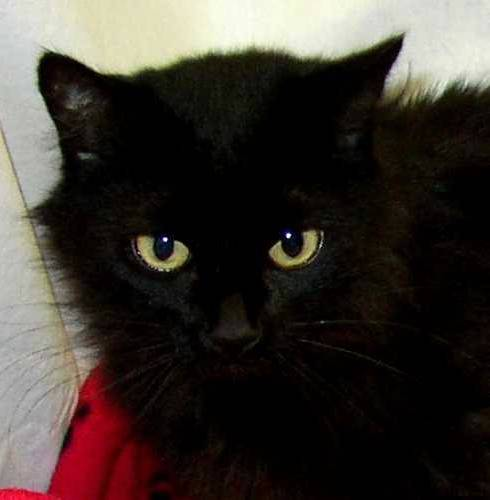
#> input picture data/cats_Vs_dogs/train/cat.1500.jpg, 490 x 500 px
$ jupyter execute --allow-errors 03-Supervised_Learning.ipynb   (shell and % lines are left out)   (Python 2 division)
#> lines starting #> are read from the running program, lines starting #| are printed output that depends on the picture
# Supervised Learning

In supervised learning we are trying to learn a model that maps input X to output Y, Y=f(X).
Both X and Y can have many different characteristics.

## Linear Regression

We will generate a simple dataset, y=3.2*x+1.3+eps

[cell 1]
import numpy as np
import random
from matplotlib import pyplot as plt

[cell 2]
x=np.random.random((200,1))*20
y=3.2*x+1.3+(-5+np.random.random((200,1))*10)

[cell 3]
plt.scatter(x,y)
plt.show()
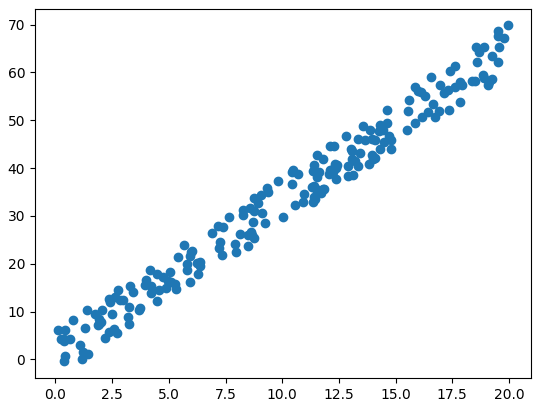
#> figure drawn by matplotlib, 1 panel

Our function is in the form of y=Wx+b, where x,y are constant, and W,b are the function parameters.

Let's try to estimate the parameters:
Let w=3 and b=1.5 for our first model and w=3.5 and b=0.9 for another model

[cell 4]
prediction1=3*x+1.5
prediction2=3.5*x+0.9

[cell 5]
plt.scatter(x,y)
plt.plot(x,prediction1,'r-')
plt.plot(x,prediction2,'g-')
plt.show()
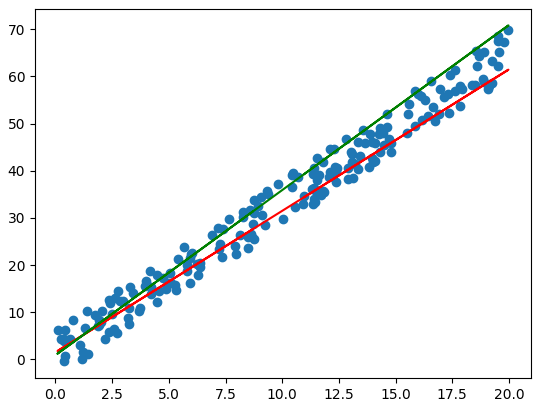
#> figure drawn by matplotlib, 1 panel

Which model is better? How can we estimate the "goodness" of a model?

MSE=Mean Square Error

[cell 6]
mse1=np.mean(np.square(prediction1-y))
print "MSE1 value=",mse1
mse2=np.mean(np.square(prediction2-y))
print "MSE2 value=",mse2

[cell 7]
A = np.concatenate([x,np.ones_like(x)],axis=1)
w, b = np.linalg.lstsq(A, y)[0]
print w,b

[cell 8]
A.shape

[cell 9]
prediction3=w*x+b

[cell 10]
MSE_MIN=np.mean(np.square(prediction3-y))
print "MSE_MIN value=",MSE_MIN

## Cats Vs. Dogs

### Data Preparation

[cell 11]
from skimage import io, transform,color,img_as_ubyte
import glob
import pickle
from sklearn import linear_model
import os


LOAD_DATA=True

IMG_SHAPE=(50,50,3)
IMG_SIZE=IMG_SHAPE[0]*IMG_SHAPE[1]*IMG_SHAPE[2]

### Examine Data

[cell 12]
files=glob.glob('../data/cats_Vs_dogs/train/*jpg')
#> (the rest of this cell did not finish here and is left out)

#> (a cell that did not finish here is left out)

#> (a cell that did not finish here is left out)

[cell 15]
def resize_and_crop(img):
    w,h,c=img.shape
#> w = 500; h = 490; c = 3
    scale_ratio=max(float(IMG_SHAPE[0])/w,float(IMG_SHAPE[1])/h)
#> scale_ratio = 0.102
    resized_img=transform.rescale(img,scale=scale_ratio)
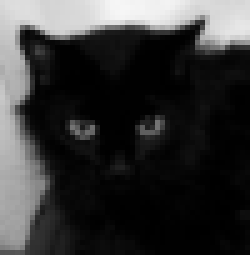
#> resized_img: shape (51, 50, 1) float64 (shown 5 times larger); min 0.00329, max 0.966, mean 0.209
#> img is the input picture: shape (500, 490, 3); mean R, G, B 59.8, 53, 47.7
    crop=resized_img[:int(IMG_SHAPE[0]),:int(IMG_SHAPE[1]),:int(IMG_SHAPE[2])]
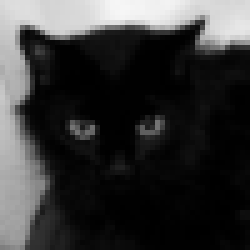
#> crop: shape (50, 50, 1) float64 (shown 5 times larger); min 0.00329, max 0.966, mean 0.212
    flat=np.reshape(crop,[int(IMG_SHAPE[0]*IMG_SHAPE[1])*IMG_SHAPE[2]])
    return img_as_ubyte(crop),img_as_ubyte(flat)

#> (a cell that did not finish here is left out)

Lets see our transformed images

[cell 17]
io.imshow(np.reshape(random.choice(data),[50,50,3]))
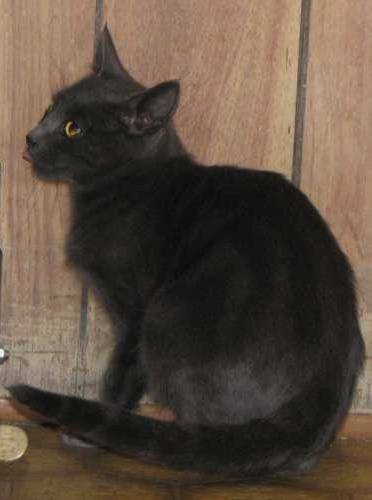
#> input picture data/cats_Vs_dogs/test/cat.10014.jpg, 372 x 500 px

[cell 18]
#Prepare test set (data & labels)
files=glob.glob('../data/cats_Vs_dogs/test/*jpg')
#> (the rest of this cell did not finish here and is left out)

#> in resize_and_crop (call 2), `w,h,c=img.shape`: h = 372
#> in resize_and_crop (call 2), `scale_ratio=max(float(IMG_SHAPE[0])/w,float(IMG_SHAPE[1])/h)`: scale_ratio = 0.134
#> in resize_and_crop (call 2), `resized_img=transform.rescale(img,scale=scale_ratio)`:
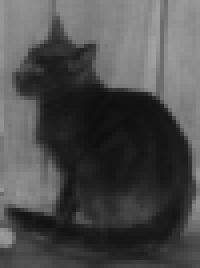
#> resized_img: shape (67, 50, 1) float64 (shown 4 times larger); min 0.0582, max 0.638, mean 0.301
#> in resize_and_crop, img is the input picture: shape (500, 372, 3); mean R, G, B 91.2, 76.3, 63.6
#> in resize_and_crop (call 2), `crop=resized_img[:int(IMG_SHAPE[0]),:int(IMG_SHAPE[1]),:int(IMG_SHAPE[..`:
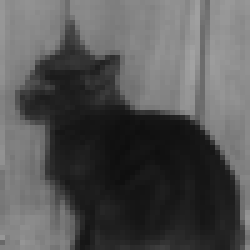
#> crop: shape (50, 50, 1) float64 (shown 5 times larger); min 0.0582, max 0.638, mean 0.331
        data[idx,:]=flat
        if 'dog.' in f:
            labels[idx]=1
    print "finished"
    test_set={'data':data,'labels':labels}
    print "dumping dataset"
    fo=open('../data/cats_Vs_dogs/test.pkl','w')
    pickle.dump(test_set,fo)
    fo.close()

# Logistic Regression (The Easy Way)

[cell 19]
#train a logistic regression classifier
#to save time we will train only on a very small portion of the training set
import time
#> (the rest of this cell did not finish here and is left out)

#> (a cell that did not finish here is left out)

#> (a cell that did not finish here is left out)

## Logistic Regression (The Hard Way)

Let's go back to basic and look at linear regression again

#> (a cell that did not finish here is left out)

[cell 23]
img=random.choice(data)
io.imshow(np.reshape(img,[50,50,3]))
#> (the rest of this cell did not finish here and is left out)

## How unhappy are we from our model? (Loss)

We need to define a loss function that will tell us how bad our model is.<br>
The total loss is the average loss of all instances, where a specific loss is a function of the model's prediction and the actual label:<br>
$$L=\frac{1}{N} \sum_i L_i(f(x_i,W),y_i)$$

The Sigmoid function

$$f(x)=\frac{1}{1+e^{-x}}$$

[cell 24]
def sigmoid(x):
    return 1.0/(1+np.exp(-x))

[cell 25]
#Not vectorized sigmoid
x=np.arange(-10,10,0.05)
y=map(sigmoid,x)
plt.plot(x,y)
plt.show()
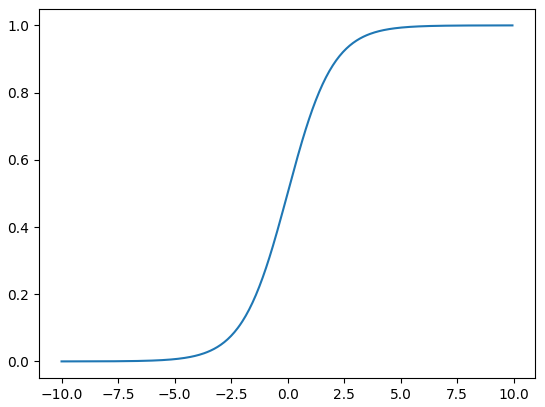
#> figure drawn by matplotlib, 1 panel; curve peaks at x = 9.95, y = 1

[cell 26]
#vectorized sigmoid
y=sigmoid(x)
plt.plot(x,y)
plt.show()

# Softmax

$$P(Y=k|X=x_i)=\frac{e^{s_k}}{\sum_j{e^{s_j}}}$$

[cell 27]
def softmax(x):
    return np.exp(x)/np.sum(np.exp(x))

[cell 28]
v=[0.5,0.9,2.1,-0.2]
print softmax(v)

[cell 29]
x=np.random.rand(200)*6-3
x.sort()
plt.plot(range(200),x)
plt.show()
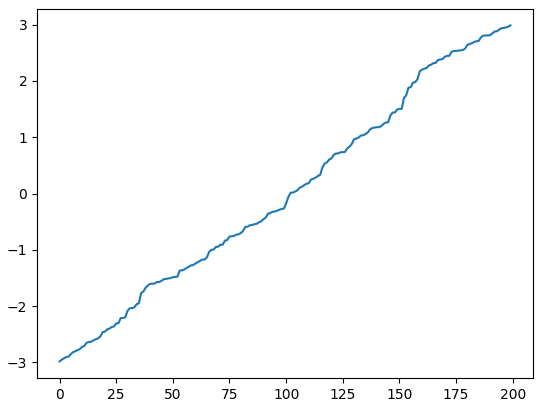
#> figure drawn by matplotlib, 1 panel; curve peaks at x = 199, y = 2.99

[cell 30]
plt.plot(range(200),softmax(x))
plt.show()
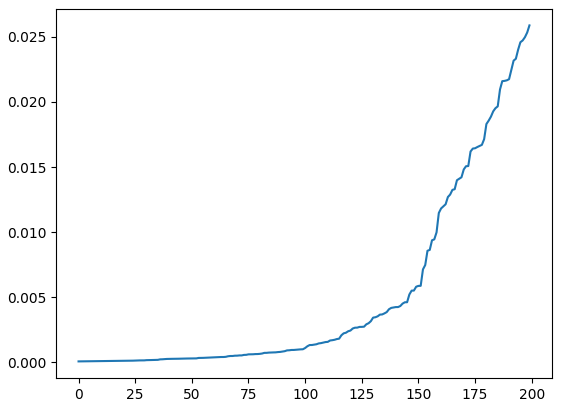
#> figure drawn by matplotlib, 1 panel; curve peaks at x = 199, y = 0.0259
